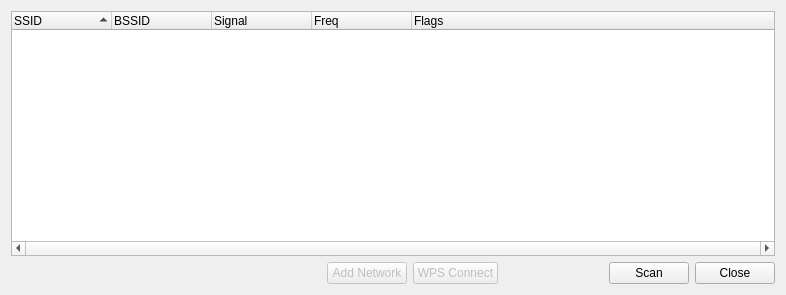
<?xml version="1.0" encoding="UTF-8"?>
<ui version="4.0">
 <class>ScanResults</class>
 <widget class="QDialog" name="ScanResults">
  <property name="geometry">
   <rect>
    <x>0</x>
    <y>0</y>
    <width>786</width>
    <height>295</height>
   </rect>
  </property>
  <property name="windowTitle">
   <string>Scan Results</string>
  </property>
  <layout class="QVBoxLayout">
   <item>
    <widget class="QTreeWidget" name="scanResultsWidget">
     <property name="horizontalScrollBarPolicy">
      <enum>Qt::ScrollBarAlwaysOn</enum>
     </property>
     <property name="autoScrollMargin">
      <number>16</number>
     </property>
     <property name="editTriggers">
      <set>QAbstractItemView::NoEditTriggers</set>
     </property>
     <property name="textElideMode">
      <enum>Qt::ElideRight</enum>
     </property>
     <property name="uniformRowHeights">
      <bool>true</bool>
     </property>
     <property name="sortingEnabled">
      <bool>true</bool>
     </property>
     <property name="columnCount">
      <number>5</number>
     </property>
     <attribute name="headerDefaultSectionSize">
      <number>100</number>
     </attribute>
     <attribute name="headerMinimumSectionSize">
      <number>80</number>
     </attribute>
     <column>
      <property name="text">
       <string>SSID</string>
      </property>
     </column>
     <column>
      <property name="text">
       <string>BSSID</string>
      </property>
     </column>
     <column>
      <property name="text">
       <string>Signal</string>
      </property>
     </column>
     <column>
      <property name="text">
       <string>Freq</string>
      </property>
     </column>
     <column>
      <property name="text">
       <string>Flags</string>
      </property>
      <property name="font">
       <font>
        <stylestrategy>PreferAntialias</stylestrategy>
       </font>
      </property>
     </column>
    </widget>
   </item>
   <item>
    <layout class="QHBoxLayout">
     <item>
      <spacer>
       <property name="orientation">
        <enum>Qt::Horizontal</enum>
       </property>
       <property name="sizeHint" stdset="0">
        <size>
         <width>40</width>
         <height>20</height>
        </size>
       </property>
      </spacer>
     </item>
     <item>
      <spacer name="horizontalSpacer_3">
       <property name="orientation">
        <enum>Qt::Horizontal</enum>
       </property>
       <property name="sizeHint" stdset="0">
        <size>
         <width>40</width>
         <height>20</height>
        </size>
       </property>
      </spacer>
     </item>
     <item>
      <spacer name="horizontalSpacer_2">
       <property name="orientation">
        <enum>Qt::Horizontal</enum>
       </property>
       <property name="sizeHint" stdset="0">
        <size>
         <width>40</width>
         <height>20</height>
        </size>
       </property>
      </spacer>
     </item>
     <item>
      <widget class="QPushButton" name="addButton">
       <property name="enabled">
        <bool>false</bool>
       </property>
       <property name="text">
        <string notr="true" extracomment="No need to translate">Add Network</string>
       </property>
      </widget>
     </item>
     <item>
      <widget class="QPushButton" name="wpsButton">
       <property name="enabled">
        <bool>false</bool>
       </property>
       <property name="text">
        <string>WPS Connect</string>
       </property>
      </widget>
     </item>
     <item>
      <spacer name="horizontalSpacer">
       <property name="orientation">
        <enum>Qt::Horizontal</enum>
       </property>
       <property name="sizeHint" stdset="0">
        <size>
         <width>40</width>
         <height>20</height>
        </size>
       </property>
      </spacer>
     </item>
     <item>
      <widget class="QPushButton" name="scanButton">
       <property name="text">
        <string>Scan</string>
       </property>
      </widget>
     </item>
     <item>
      <widget class="QPushButton" name="closeButton">
       <property name="text">
        <string>Close</string>
       </property>
      </widget>
     </item>
    </layout>
   </item>
  </layout>
 </widget>
 <layoutdefault spacing="6" margin="11"/>
 <resources/>
 <connections/>
</ui>
